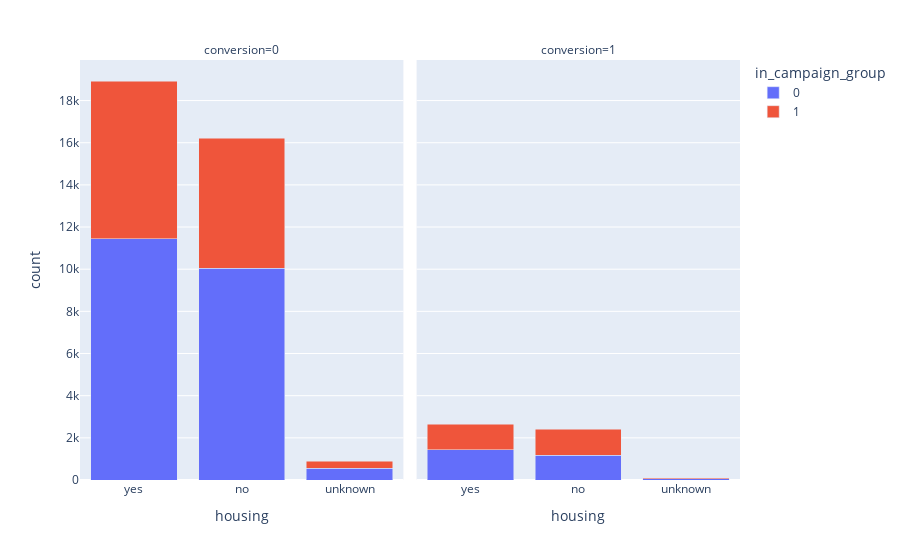
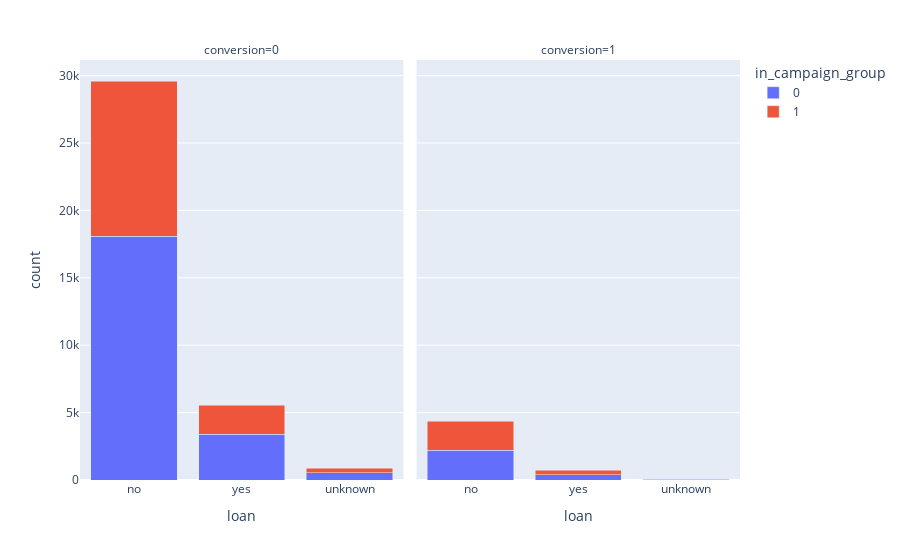
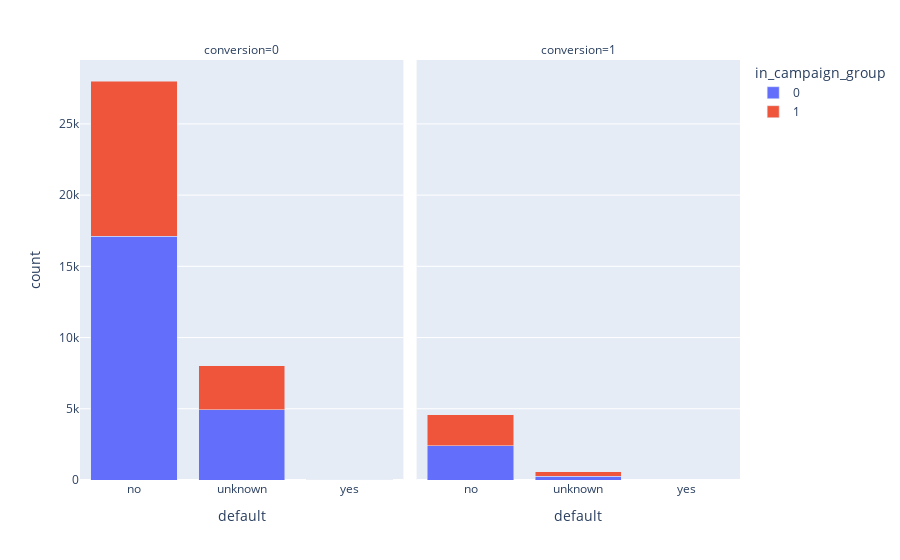

The code cell stored with these charts, in order, in its notebook:
### Markdown cell above
### Loans

### Code cell
plot_categorical(data, "housing")
plot_categorical(data, "loan")
plot_categorical(data, "default")

### Figure 1 — Plotly figure (JSON) as saved in the notebook; plotly's stock layout.template omitted (floating-point values rounded to 4 significant figures)
{"data": [{"alignmentgroup": "True", "hovertemplate": "in_campaign_group=0<br>conversion=0<br>housing=%{x}<br>count=%{y}<extra></extra>", "legendgroup": "0", "marker": {"color": "#636efa", "pattern": {"shape": ""}}, "name": "0", "offsetgroup": "0", "orientation": "v", "showlegend": true, "textposition": "auto", "type": "bar", "x": ["yes", "no", "unknown"], "xaxis": "x", "y": [11443, 10036, 549], "yaxis": "y"}, {"alignmentgroup": "True", "hovertemplate": "in_campaign_group=0<br>conversion=1<br>housing=%{x}<br>count=%{y}<extra></extra>", "legendgroup": "0", "marker": {"color": "#636efa", "pattern": {"shape": ""}}, "name": "0", "offsetgroup": "0", "orientation": "v", "showlegend": false, "textposition": "auto", "type": "bar", "x": ["yes", "no", "unknown"], "xaxis": "x2", "y": [1434, 1180, 70], "yaxis": "y2"}, {"alignmentgroup": "True", "hovertemplate": "in_campaign_group=1<br>conversion=0<br>housing=%{x}<br>count=%{y}<extra></extra>", "legendgroup": "1", "marker": {"color": "#EF553B", "pattern": {"shape": ""}}, "name": "1", "offsetgroup": "1", "orientation": "v", "showlegend": true, "textposition": "auto", "type": "bar", "x": ["yes", "no", "unknown"], "xaxis": "x", "y": [7485, 6172, 335], "yaxis": "y"}, {"alignmentgroup": "True", "hovertemplate": "in_campaign_group=1<br>conversion=1<br>housing=%{x}<br>count=%{y}<extra></extra>", "legendgroup": "1", "marker": {"color": "#EF553B", "pattern": {"shape": ""}}, "name": "1", "offsetgroup": "1", "orientation": "v", "showlegend": false, "textposition": "auto", "type": "bar", "x": ["no", "yes", "unknown"], "xaxis": "x2", "y": [1234, 1214, 36], "yaxis": "y2"}], "layout": {"annotations": [{"showarrow": false, "text": "conversion=0", "x": 0.245, "xanchor": "center", "xref": "paper", "y": 1, "yanchor": "bottom", "yref": "paper"}, {"showarrow": false, "text": "conversion=1", "x": 0.755, "xanchor": "center", "xref": "paper", "y": 1, "yanchor": "bottom", "yref": "paper"}], "barmode": "stack", "legend": {"title": {"text": "in_campaign_group"}, "tracegroupgap": 0}, "margin": {"t": 60}, "xaxis": {"anchor": "y", "domain": [0, 0.49], "title": {"text": "housing"}}, "xaxis2": {"anchor": "y2", "domain": [0.51, 1], "matches": "x", "title": {"text": "housing"}}, "yaxis": {"anchor": "x", "domain": [0, 1], "title": {"text": "count"}}, "yaxis2": {"anchor": "x2", "domain": [0, 1], "matches": "y", "showticklabels": false}}}

### Figure 2 — Plotly figure (JSON) as saved in the notebook; plotly's stock layout.template omitted (floating-point values rounded to 4 significant figures)
{"data": [{"alignmentgroup": "True", "hovertemplate": "in_campaign_group=0<br>conversion=0<br>loan=%{x}<br>count=%{y}<extra></extra>", "legendgroup": "0", "marker": {"color": "#636efa", "pattern": {"shape": ""}}, "name": "0", "offsetgroup": "0", "orientation": "v", "showlegend": true, "textposition": "auto", "type": "bar", "x": ["no", "yes", "unknown"], "xaxis": "x", "y": [18089, 3390, 549], "yaxis": "y"}, {"alignmentgroup": "True", "hovertemplate": "in_campaign_group=0<br>conversion=1<br>loan=%{x}<br>count=%{y}<extra></extra>", "legendgroup": "0", "marker": {"color": "#636efa", "pattern": {"shape": ""}}, "name": "0", "offsetgroup": "0", "orientation": "v", "showlegend": false, "textposition": "auto", "type": "bar", "x": ["no", "yes", "unknown"], "xaxis": "x2", "y": [2222, 392, 70], "yaxis": "y2"}, {"alignmentgroup": "True", "hovertemplate": "in_campaign_group=1<br>conversion=0<br>loan=%{x}<br>count=%{y}<extra></extra>", "legendgroup": "1", "marker": {"color": "#EF553B", "pattern": {"shape": ""}}, "name": "1", "offsetgroup": "1", "orientation": "v", "showlegend": true, "textposition": "auto", "type": "bar", "x": ["no", "yes", "unknown"], "xaxis": "x", "y": [11514, 2143, 335], "yaxis": "y"}, {"alignmentgroup": "True", "hovertemplate": "in_campaign_group=1<br>conversion=1<br>loan=%{x}<br>count=%{y}<extra></extra>", "legendgroup": "1", "marker": {"color": "#EF553B", "pattern": {"shape": ""}}, "name": "1", "offsetgroup": "1", "orientation": "v", "showlegend": false, "textposition": "auto", "type": "bar", "x": ["no", "yes", "unknown"], "xaxis": "x2", "y": [2125, 323, 36], "yaxis": "y2"}], "layout": {"annotations": [{"showarrow": false, "text": "conversion=0", "x": 0.245, "xanchor": "center", "xref": "paper", "y": 1, "yanchor": "bottom", "yref": "paper"}, {"showarrow": false, "text": "conversion=1", "x": 0.755, "xanchor": "center", "xref": "paper", "y": 1, "yanchor": "bottom", "yref": "paper"}], "barmode": "stack", "legend": {"title": {"text": "in_campaign_group"}, "tracegroupgap": 0}, "margin": {"t": 60}, "xaxis": {"anchor": "y", "domain": [0, 0.49], "title": {"text": "loan"}}, "xaxis2": {"anchor": "y2", "domain": [0.51, 1], "matches": "x", "title": {"text": "loan"}}, "yaxis": {"anchor": "x", "domain": [0, 1], "title": {"text": "count"}}, "yaxis2": {"anchor": "x2", "domain": [0, 1], "matches": "y", "showticklabels": false}}}

### Figure 3 — Plotly figure (JSON) as saved in the notebook; plotly's stock layout.template omitted (floating-point values rounded to 4 significant figures)
{"data": [{"alignmentgroup": "True", "hovertemplate": "in_campaign_group=0<br>conversion=0<br>default=%{x}<br>count=%{y}<extra></extra>", "legendgroup": "0", "marker": {"color": "#636efa", "pattern": {"shape": ""}}, "name": "0", "offsetgroup": "0", "orientation": "v", "showlegend": true, "textposition": "auto", "type": "bar", "x": ["no", "unknown", "yes"], "xaxis": "x", "y": [17103, 4924, 1], "yaxis": "y"}, {"alignmentgroup": "True", "hovertemplate": "in_campaign_group=0<br>conversion=1<br>default=%{x}<br>count=%{y}<extra></extra>", "legendgroup": "0", "marker": {"color": "#636efa", "pattern": {"shape": ""}}, "name": "0", "offsetgroup": "0", "orientation": "v", "showlegend": false, "textposition": "auto", "type": "bar", "x": ["no", "unknown"], "xaxis": "x2", "y": [2420, 264], "yaxis": "y2"}, {"alignmentgroup": "True", "hovertemplate": "in_campaign_group=1<br>conversion=0<br>default=%{x}<br>count=%{y}<extra></extra>", "legendgroup": "1", "marker": {"color": "#EF553B", "pattern": {"shape": ""}}, "name": "1", "offsetgroup": "1", "orientation": "v", "showlegend": true, "textposition": "auto", "type": "bar", "x": ["no", "unknown", "yes"], "xaxis": "x", "y": [10909, 3081, 2], "yaxis": "y"}, {"alignmentgroup": "True", "hovertemplate": "in_campaign_group=1<br>conversion=1<br>default=%{x}<br>count=%{y}<extra></extra>", "legendgroup": "1", "marker": {"color": "#EF553B", "pattern": {"shape": ""}}, "name": "1", "offsetgroup": "1", "orientation": "v", "showlegend": false, "textposition": "auto", "type": "bar", "x": ["no", "unknown"], "xaxis": "x2", "y": [2156, 328], "yaxis": "y2"}], "layout": {"annotations": [{"showarrow": false, "text": "conversion=0", "x": 0.245, "xanchor": "center", "xref": "paper", "y": 1, "yanchor": "bottom", "yref": "paper"}, {"showarrow": false, "text": "conversion=1", "x": 0.755, "xanchor": "center", "xref": "paper", "y": 1, "yanchor": "bottom", "yref": "paper"}], "barmode": "stack", "legend": {"title": {"text": "in_campaign_group"}, "tracegroupgap": 0}, "margin": {"t": 60}, "xaxis": {"anchor": "y", "domain": [0, 0.49], "title": {"text": "default"}}, "xaxis2": {"anchor": "y2", "domain": [0.51, 1], "matches": "x", "title": {"text": "default"}}, "yaxis": {"anchor": "x", "domain": [0, 1], "title": {"text": "count"}}, "yaxis2": {"anchor": "x2", "domain": [0, 1], "matches": "y", "showticklabels": false}}}
